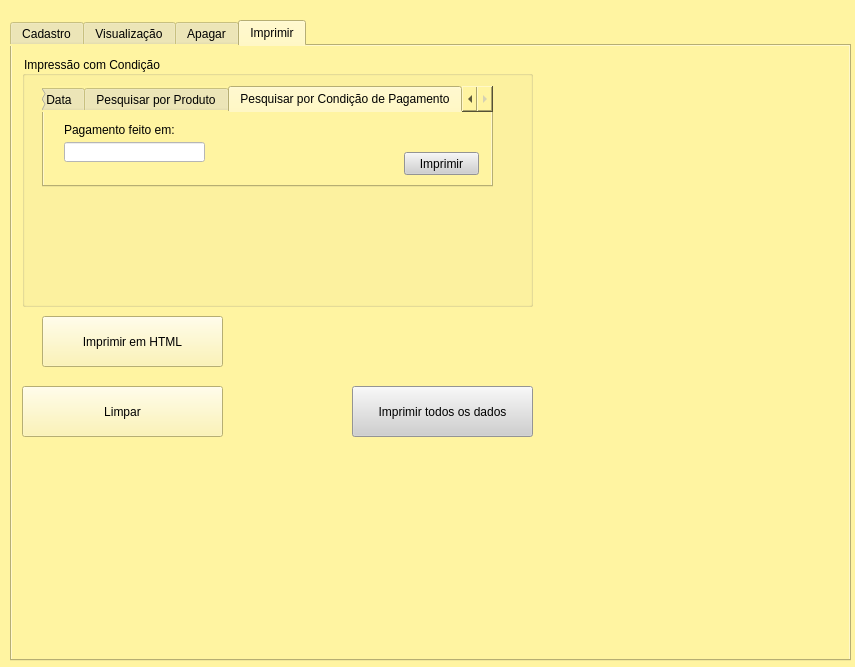
<?xml version="1.0" encoding="UTF-8"?>
<ui version="4.0">
 <class>Dialog</class>
 <widget class="QDialog" name="Dialog">
  <property name="geometry">
   <rect>
    <x>0</x>
    <y>0</y>
    <width>855</width>
    <height>667</height>
   </rect>
  </property>
  <property name="windowTitle">
   <string>Dialog</string>
  </property>
  <property name="styleSheet">
   <string notr="true">background-color: rgb(255, 244, 161);</string>
  </property>
  <widget class="QTabWidget" name="BancodeDados">
   <property name="geometry">
    <rect>
     <x>10</x>
     <y>20</y>
     <width>841</width>
     <height>641</height>
    </rect>
   </property>
   <property name="toolTip">
    <string>&lt;html&gt;&lt;head/&gt;&lt;body&gt;&lt;p&gt;Banco de Dados&lt;/p&gt;&lt;p&gt;&lt;br/&gt;&lt;/p&gt;&lt;/body&gt;&lt;/html&gt;</string>
   </property>
   <property name="styleSheet">
    <string notr="true">background-color: rgb(255, 244, 161);</string>
   </property>
   <property name="currentIndex">
    <number>3</number>
   </property>
   <widget class="QWidget" name="tab_2">
    <attribute name="title">
     <string>Cadastro</string>
    </attribute>
    <widget class="QLabel" name="label_5">
     <property name="geometry">
      <rect>
       <x>20</x>
       <y>50</y>
       <width>47</width>
       <height>13</height>
      </rect>
     </property>
     <property name="text">
      <string>Nome:</string>
     </property>
    </widget>
    <widget class="QLabel" name="label_6">
     <property name="geometry">
      <rect>
       <x>20</x>
       <y>110</y>
       <width>71</width>
       <height>16</height>
      </rect>
     </property>
     <property name="text">
      <string>Razão Social:</string>
     </property>
    </widget>
    <widget class="QLabel" name="label_7">
     <property name="geometry">
      <rect>
       <x>20</x>
       <y>190</y>
       <width>47</width>
       <height>13</height>
      </rect>
     </property>
     <property name="text">
      <string>Endereço:</string>
     </property>
    </widget>
    <widget class="QLabel" name="label_8">
     <property name="geometry">
      <rect>
       <x>480</x>
       <y>190</y>
       <width>47</width>
       <height>13</height>
      </rect>
     </property>
     <property name="text">
      <string>CEP:</string>
     </property>
    </widget>
    <widget class="QLabel" name="label_11">
     <property name="geometry">
      <rect>
       <x>358</x>
       <y>50</y>
       <width>47</width>
       <height>13</height>
      </rect>
     </property>
     <property name="text">
      <string>Email:</string>
     </property>
    </widget>
    <widget class="QLineEdit" name="nome">
     <property name="geometry">
      <rect>
       <x>100</x>
       <y>50</y>
       <width>191</width>
       <height>20</height>
      </rect>
     </property>
     <property name="styleSheet">
      <string notr="true">background-color: rgb(255, 255, 255);</string>
     </property>
    </widget>
    <widget class="QLineEdit" name="razao">
     <property name="geometry">
      <rect>
       <x>100</x>
       <y>110</y>
       <width>401</width>
       <height>20</height>
      </rect>
     </property>
     <property name="styleSheet">
      <string notr="true">background-color: rgb(255, 255, 255);</string>
     </property>
    </widget>
    <widget class="QLineEdit" name="endereco">
     <property name="geometry">
      <rect>
       <x>100</x>
       <y>190</y>
       <width>241</width>
       <height>20</height>
      </rect>
     </property>
     <property name="styleSheet">
      <string notr="true">background-color: rgb(255, 255, 255);</string>
     </property>
    </widget>
    <widget class="QLineEdit" name="cep">
     <property name="geometry">
      <rect>
       <x>520</x>
       <y>190</y>
       <width>111</width>
       <height>20</height>
      </rect>
     </property>
     <property name="styleSheet">
      <string notr="true">background-color: rgb(255, 255, 255);</string>
     </property>
    </widget>
    <widget class="QLineEdit" name="email">
     <property name="geometry">
      <rect>
       <x>410</x>
       <y>50</y>
       <width>221</width>
       <height>20</height>
      </rect>
     </property>
     <property name="styleSheet">
      <string notr="true">background-color: rgb(255, 255, 255);</string>
     </property>
    </widget>
    <widget class="QTabWidget" name="t">
     <property name="geometry">
      <rect>
       <x>20</x>
       <y>250</y>
       <width>181</width>
       <height>61</height>
      </rect>
     </property>
     <property name="currentIndex">
      <number>1</number>
     </property>
     <widget class="QWidget" name="tab_9">
      <attribute name="title">
       <string>Telefone</string>
      </attribute>
      <widget class="QLineEdit" name="telefone">
       <property name="geometry">
        <rect>
         <x>20</x>
         <y>10</y>
         <width>141</width>
         <height>20</height>
        </rect>
       </property>
       <property name="styleSheet">
        <string notr="true">background-color: rgb(255, 255, 255);</string>
       </property>
      </widget>
     </widget>
     <widget class="QWidget" name="tab_12">
      <attribute name="title">
       <string>Celular</string>
      </attribute>
      <widget class="QLineEdit" name="celular">
       <property name="geometry">
        <rect>
         <x>20</x>
         <y>10</y>
         <width>141</width>
         <height>20</height>
        </rect>
       </property>
       <property name="styleSheet">
        <string notr="true">background-color: rgb(255, 255, 255);</string>
       </property>
      </widget>
     </widget>
    </widget>
    <widget class="QGroupBox" name="groupBox_4">
     <property name="geometry">
      <rect>
       <x>10</x>
       <y>340</y>
       <width>811</width>
       <height>271</height>
      </rect>
     </property>
     <property name="title">
      <string>Cadastro Produto</string>
     </property>
     <widget class="QDateTimeEdit" name="datafechamento">
      <property name="geometry">
       <rect>
        <x>680</x>
        <y>30</y>
        <width>121</width>
        <height>22</height>
       </rect>
      </property>
      <property name="styleSheet">
       <string notr="true">background-color: rgb(255, 255, 255);</string>
      </property>
     </widget>
     <widget class="QLineEdit" name="produto">
      <property name="geometry">
       <rect>
        <x>170</x>
        <y>30</y>
        <width>141</width>
        <height>20</height>
       </rect>
      </property>
      <property name="styleSheet">
       <string notr="true">background-color: rgb(255, 255, 255);</string>
      </property>
     </widget>
     <widget class="QPushButton" name="btnEnviar">
      <property name="geometry">
       <rect>
        <x>650</x>
        <y>200</y>
        <width>151</width>
        <height>51</height>
       </rect>
      </property>
      <property name="styleSheet">
       <string notr="true">background-color: rgb(239, 239, 239);</string>
      </property>
      <property name="text">
       <string>Enviar</string>
      </property>
     </widget>
     <widget class="QLabel" name="label_13">
      <property name="geometry">
       <rect>
        <x>90</x>
        <y>160</y>
        <width>71</width>
        <height>16</height>
       </rect>
      </property>
      <property name="text">
       <string>Descrição:</string>
      </property>
     </widget>
     <widget class="QGroupBox" name="groupBox_3">
      <property name="geometry">
       <rect>
        <x>570</x>
        <y>70</y>
        <width>231</width>
        <height>91</height>
       </rect>
      </property>
      <property name="title">
       <string>Condição Pagamento:</string>
      </property>
      <widget class="QRadioButton" name="rbCartao">
       <property name="geometry">
        <rect>
         <x>10</x>
         <y>20</y>
         <width>82</width>
         <height>17</height>
        </rect>
       </property>
       <property name="text">
        <string>Cartão</string>
       </property>
      </widget>
      <widget class="QRadioButton" name="rbDinheiro">
       <property name="geometry">
        <rect>
         <x>110</x>
         <y>20</y>
         <width>82</width>
         <height>17</height>
        </rect>
       </property>
       <property name="text">
        <string>Dinheiro</string>
       </property>
      </widget>
      <widget class="QRadioButton" name="rbTransferencia">
       <property name="geometry">
        <rect>
         <x>10</x>
         <y>40</y>
         <width>91</width>
         <height>17</height>
        </rect>
       </property>
       <property name="text">
        <string>Transferência</string>
       </property>
      </widget>
      <widget class="QRadioButton" name="rbCheque">
       <property name="geometry">
        <rect>
         <x>110</x>
         <y>40</y>
         <width>82</width>
         <height>17</height>
        </rect>
       </property>
       <property name="text">
        <string>Cheque</string>
       </property>
      </widget>
      <widget class="QRadioButton" name="rbna">
       <property name="geometry">
        <rect>
         <x>10</x>
         <y>60</y>
         <width>82</width>
         <height>17</height>
        </rect>
       </property>
       <property name="text">
        <string>N/A</string>
       </property>
      </widget>
     </widget>
     <widget class="QLabel" name="label_15">
      <property name="geometry">
       <rect>
        <x>90</x>
        <y>110</y>
        <width>47</width>
        <height>13</height>
       </rect>
      </property>
      <property name="text">
       <string>Valor:</string>
      </property>
     </widget>
     <widget class="QLineEdit" name="valor">
      <property name="geometry">
       <rect>
        <x>170</x>
        <y>110</y>
        <width>141</width>
        <height>20</height>
       </rect>
      </property>
      <property name="styleSheet">
       <string notr="true">background-color: rgb(255, 255, 255);</string>
      </property>
     </widget>
     <widget class="QTextEdit" name="descricao">
      <property name="geometry">
       <rect>
        <x>170</x>
        <y>150</y>
        <width>381</width>
        <height>101</height>
       </rect>
      </property>
      <property name="styleSheet">
       <string notr="true">background-color: rgb(255, 255, 255);</string>
      </property>
     </widget>
     <widget class="QLabel" name="label_14">
      <property name="geometry">
       <rect>
        <x>90</x>
        <y>70</y>
        <width>91</width>
        <height>16</height>
       </rect>
      </property>
      <property name="text">
       <string>Quantidade:</string>
      </property>
     </widget>
     <widget class="QLabel" name="label_17">
      <property name="geometry">
       <rect>
        <x>570</x>
        <y>30</y>
        <width>101</width>
        <height>16</height>
       </rect>
      </property>
      <property name="text">
       <string>Data Fechamento:</string>
      </property>
     </widget>
     <widget class="QLabel" name="label_12">
      <property name="geometry">
       <rect>
        <x>90</x>
        <y>30</y>
        <width>47</width>
        <height>13</height>
       </rect>
      </property>
      <property name="text">
       <string>Produto:</string>
      </property>
     </widget>
     <widget class="QLineEdit" name="quantidade">
      <property name="geometry">
       <rect>
        <x>170</x>
        <y>70</y>
        <width>141</width>
        <height>20</height>
       </rect>
      </property>
      <property name="styleSheet">
       <string notr="true">background-color: rgb(255, 255, 255);</string>
      </property>
     </widget>
    </widget>
   </widget>
   <widget class="QWidget" name="tab_3">
    <attribute name="title">
     <string>Visualização</string>
    </attribute>
    <widget class="QTableWidget" name="tableWidget">
     <property name="geometry">
      <rect>
       <x>10</x>
       <y>10</y>
       <width>821</width>
       <height>341</height>
      </rect>
     </property>
     <column>
      <property name="text">
       <string>Nome</string>
      </property>
     </column>
     <column>
      <property name="text">
       <string>Razão</string>
      </property>
     </column>
     <column>
      <property name="text">
       <string>Endereço</string>
      </property>
     </column>
     <column>
      <property name="text">
       <string>CEP</string>
      </property>
     </column>
     <column>
      <property name="text">
       <string>Telefone</string>
      </property>
     </column>
     <column>
      <property name="text">
       <string>Celular</string>
      </property>
     </column>
     <column>
      <property name="text">
       <string>E-mail</string>
      </property>
     </column>
     <column>
      <property name="text">
       <string>Produto</string>
      </property>
     </column>
     <column>
      <property name="text">
       <string>Descrição do Produto</string>
      </property>
     </column>
     <column>
      <property name="text">
       <string>Quantidade</string>
      </property>
     </column>
     <column>
      <property name="text">
       <string>Valor</string>
      </property>
     </column>
     <column>
      <property name="text">
       <string>Condição de Pagamento</string>
      </property>
     </column>
     <column>
      <property name="text">
       <string>Data fechamento</string>
      </property>
     </column>
    </widget>
    <widget class="QPushButton" name="btnConsultar">
     <property name="geometry">
      <rect>
       <x>740</x>
       <y>360</y>
       <width>91</width>
       <height>23</height>
      </rect>
     </property>
     <property name="styleSheet">
      <string notr="true">background-color: rgb(218, 218, 218);</string>
     </property>
     <property name="text">
      <string>Consultar Todos</string>
     </property>
    </widget>
    <widget class="QTableWidget" name="tableWidget_2">
     <property name="geometry">
      <rect>
       <x>10</x>
       <y>390</y>
       <width>401</width>
       <height>201</height>
      </rect>
     </property>
     <column>
      <property name="text">
       <string>Nome</string>
      </property>
     </column>
     <column>
      <property name="text">
       <string>Razão</string>
      </property>
     </column>
     <column>
      <property name="text">
       <string>Endereço</string>
      </property>
     </column>
     <column>
      <property name="text">
       <string>CEP</string>
      </property>
     </column>
     <column>
      <property name="text">
       <string>Telefone</string>
      </property>
     </column>
     <column>
      <property name="text">
       <string>Celular</string>
      </property>
     </column>
     <column>
      <property name="text">
       <string>E-mail</string>
      </property>
     </column>
     <column>
      <property name="text">
       <string>Produto</string>
      </property>
     </column>
     <column>
      <property name="text">
       <string>Descrição do Produto</string>
      </property>
     </column>
     <column>
      <property name="text">
       <string>Quantidade</string>
      </property>
     </column>
     <column>
      <property name="text">
       <string>Valor</string>
      </property>
     </column>
     <column>
      <property name="text">
       <string>Condição de Pagamento</string>
      </property>
     </column>
     <column>
      <property name="text">
       <string>Data fechamento</string>
      </property>
     </column>
    </widget>
    <widget class="QGroupBox" name="groupBox_5">
     <property name="geometry">
      <rect>
       <x>440</x>
       <y>390</y>
       <width>391</width>
       <height>201</height>
      </rect>
     </property>
     <property name="title">
      <string>Condição</string>
     </property>
     <widget class="QLabel" name="label_4">
      <property name="geometry">
       <rect>
        <x>50</x>
        <y>90</y>
        <width>61</width>
        <height>16</height>
       </rect>
      </property>
      <property name="text">
       <string>A partir de:</string>
      </property>
     </widget>
     <widget class="QLabel" name="label">
      <property name="geometry">
       <rect>
        <x>47</x>
        <y>30</y>
        <width>47</width>
        <height>13</height>
       </rect>
      </property>
      <property name="text">
       <string>Nome:</string>
      </property>
     </widget>
     <widget class="QLabel" name="label_2">
      <property name="geometry">
       <rect>
        <x>50</x>
        <y>60</y>
        <width>47</width>
        <height>13</height>
       </rect>
      </property>
      <property name="text">
       <string>Produto:</string>
      </property>
     </widget>
     <widget class="QLineEdit" name="txtNome">
      <property name="geometry">
       <rect>
        <x>130</x>
        <y>30</y>
        <width>211</width>
        <height>20</height>
       </rect>
      </property>
      <property name="styleSheet">
       <string notr="true">background-color: rgb(255, 255, 255);</string>
      </property>
     </widget>
     <widget class="QDateTimeEdit" name="dtDate">
      <property name="geometry">
       <rect>
        <x>130</x>
        <y>90</y>
        <width>111</width>
        <height>22</height>
       </rect>
      </property>
      <property name="styleSheet">
       <string notr="true">background-color: rgb(255, 255, 255);</string>
      </property>
     </widget>
     <widget class="QLineEdit" name="txtProduto">
      <property name="geometry">
       <rect>
        <x>130</x>
        <y>60</y>
        <width>211</width>
        <height>20</height>
       </rect>
      </property>
      <property name="styleSheet">
       <string notr="true">background-color: rgb(255, 255, 255);</string>
      </property>
     </widget>
     <widget class="QPushButton" name="btnConsultarCondicao">
      <property name="geometry">
       <rect>
        <x>260</x>
        <y>170</y>
        <width>121</width>
        <height>23</height>
       </rect>
      </property>
      <property name="styleSheet">
       <string notr="true">background-color: rgb(218, 218, 218);</string>
      </property>
      <property name="text">
       <string>Consultar com condição</string>
      </property>
     </widget>
     <widget class="QRadioButton" name="rbData">
      <property name="geometry">
       <rect>
        <x>260</x>
        <y>90</y>
        <width>82</width>
        <height>17</height>
       </rect>
      </property>
      <property name="text">
       <string>Ativar</string>
      </property>
     </widget>
    </widget>
   </widget>
   <widget class="QWidget" name="tab">
    <attribute name="title">
     <string>Apagar</string>
    </attribute>
    <widget class="QPushButton" name="btnApagar">
     <property name="geometry">
      <rect>
       <x>630</x>
       <y>540</y>
       <width>191</width>
       <height>71</height>
      </rect>
     </property>
     <property name="styleSheet">
      <string notr="true">background-color: rgb(239, 239, 239);</string>
     </property>
     <property name="text">
      <string>Apagar</string>
     </property>
    </widget>
    <widget class="QGroupBox" name="groupBox">
     <property name="geometry">
      <rect>
       <x>10</x>
       <y>20</y>
       <width>501</width>
       <height>241</height>
      </rect>
     </property>
     <property name="title">
      <string>Exclusão</string>
     </property>
     <widget class="QLabel" name="label_22">
      <property name="geometry">
       <rect>
        <x>20</x>
        <y>70</y>
        <width>47</width>
        <height>13</height>
       </rect>
      </property>
      <property name="font">
       <font>
        <weight>50</weight>
        <bold>false</bold>
       </font>
      </property>
      <property name="styleSheet">
       <string notr="true">color: rgb(0, 193, 0);</string>
      </property>
      <property name="text">
       <string>Produto:</string>
      </property>
     </widget>
     <widget class="QLineEdit" name="nomeApagar">
      <property name="geometry">
       <rect>
        <x>110</x>
        <y>40</y>
        <width>231</width>
        <height>20</height>
       </rect>
      </property>
      <property name="styleSheet">
       <string notr="true">background-color: rgb(255, 255, 255);</string>
      </property>
     </widget>
     <widget class="QLineEdit" name="produtoApagar">
      <property name="geometry">
       <rect>
        <x>110</x>
        <y>70</y>
        <width>231</width>
        <height>20</height>
       </rect>
      </property>
      <property name="styleSheet">
       <string notr="true">background-color: rgb(255, 255, 255);</string>
      </property>
     </widget>
     <widget class="QLabel" name="label_18">
      <property name="geometry">
       <rect>
        <x>20</x>
        <y>40</y>
        <width>81</width>
        <height>16</height>
       </rect>
      </property>
      <property name="font">
       <font>
        <weight>50</weight>
        <bold>false</bold>
       </font>
      </property>
      <property name="styleSheet">
       <string notr="true">color: rgb(255, 0, 0);</string>
      </property>
      <property name="text">
       <string>Nome:</string>
      </property>
     </widget>
    </widget>
   </widget>
   <widget class="QWidget" name="tab_4">
    <attribute name="title">
     <string>Imprimir</string>
    </attribute>
    <widget class="QPushButton" name="btnImprimir">
     <property name="geometry">
      <rect>
       <x>340</x>
       <y>340</y>
       <width>181</width>
       <height>51</height>
      </rect>
     </property>
     <property name="styleSheet">
      <string notr="true">background-color: rgb(207, 207, 207);</string>
     </property>
     <property name="text">
      <string>Imprimir todos os dados</string>
     </property>
    </widget>
    <widget class="QGroupBox" name="groupBox_2">
     <property name="geometry">
      <rect>
       <x>10</x>
       <y>10</y>
       <width>511</width>
       <height>251</height>
      </rect>
     </property>
     <property name="title">
      <string>Impressão com Condição</string>
     </property>
     <widget class="QTabWidget" name="tabWidget">
      <property name="geometry">
       <rect>
        <x>20</x>
        <y>30</y>
        <width>451</width>
        <height>101</height>
       </rect>
      </property>
      <property name="currentIndex">
       <number>4</number>
      </property>
      <widget class="QWidget" name="tab_5">
       <attribute name="title">
        <string>Pesquisar por Nome</string>
       </attribute>
       <widget class="QLabel" name="label_23">
        <property name="geometry">
         <rect>
          <x>20</x>
          <y>10</y>
          <width>47</width>
          <height>13</height>
         </rect>
        </property>
        <property name="text">
         <string>Nome:</string>
        </property>
       </widget>
       <widget class="QLineEdit" name="nomeImprimir">
        <property name="geometry">
         <rect>
          <x>20</x>
          <y>30</y>
          <width>221</width>
          <height>20</height>
         </rect>
        </property>
        <property name="styleSheet">
         <string notr="true">background-color: rgb(255, 255, 255);</string>
        </property>
       </widget>
       <widget class="QPushButton" name="btnImprimeNome">
        <property name="geometry">
         <rect>
          <x>360</x>
          <y>40</y>
          <width>71</width>
          <height>21</height>
         </rect>
        </property>
        <property name="styleSheet">
         <string notr="true">background-color: rgb(207, 207, 207);</string>
        </property>
        <property name="text">
         <string>Imprimir</string>
        </property>
       </widget>
      </widget>
      <widget class="QWidget" name="tab_6">
       <attribute name="title">
        <string>Pesquisar por Data</string>
       </attribute>
       <widget class="QLabel" name="label_24">
        <property name="geometry">
         <rect>
          <x>20</x>
          <y>10</y>
          <width>111</width>
          <height>16</height>
         </rect>
        </property>
        <property name="text">
         <string>De:</string>
        </property>
       </widget>
       <widget class="QDateTimeEdit" name="datade">
        <property name="geometry">
         <rect>
          <x>20</x>
          <y>40</y>
          <width>121</width>
          <height>22</height>
         </rect>
        </property>
        <property name="styleSheet">
         <string notr="true">background-color: rgb(255, 255, 255);</string>
        </property>
       </widget>
       <widget class="QLabel" name="label_25">
        <property name="geometry">
         <rect>
          <x>170</x>
          <y>10</y>
          <width>111</width>
          <height>16</height>
         </rect>
        </property>
        <property name="text">
         <string>Até:</string>
        </property>
       </widget>
       <widget class="QDateTimeEdit" name="datate">
        <property name="geometry">
         <rect>
          <x>170</x>
          <y>40</y>
          <width>121</width>
          <height>22</height>
         </rect>
        </property>
        <property name="styleSheet">
         <string notr="true">background-color: rgb(255, 255, 255);</string>
        </property>
       </widget>
       <widget class="QPushButton" name="btnImprimeData">
        <property name="geometry">
         <rect>
          <x>360</x>
          <y>40</y>
          <width>71</width>
          <height>21</height>
         </rect>
        </property>
        <property name="styleSheet">
         <string notr="true">background-color: rgb(207, 207, 207);</string>
        </property>
        <property name="text">
         <string>Imprimir</string>
        </property>
       </widget>
      </widget>
      <widget class="QWidget" name="tab_11">
       <attribute name="title">
        <string>Pesquisar Nome e Data</string>
       </attribute>
       <widget class="QLineEdit" name="nomeImprimir_2">
        <property name="geometry">
         <rect>
          <x>50</x>
          <y>10</y>
          <width>281</width>
          <height>20</height>
         </rect>
        </property>
        <property name="styleSheet">
         <string notr="true">background-color: rgb(255, 255, 255);</string>
        </property>
       </widget>
       <widget class="QLabel" name="label_32">
        <property name="geometry">
         <rect>
          <x>10</x>
          <y>10</y>
          <width>31</width>
          <height>16</height>
         </rect>
        </property>
        <property name="text">
         <string>Nome:</string>
        </property>
       </widget>
       <widget class="QLabel" name="label_33">
        <property name="geometry">
         <rect>
          <x>180</x>
          <y>40</y>
          <width>21</width>
          <height>16</height>
         </rect>
        </property>
        <property name="text">
         <string>Até:</string>
        </property>
       </widget>
       <widget class="QDateTimeEdit" name="datade_2">
        <property name="geometry">
         <rect>
          <x>50</x>
          <y>40</y>
          <width>121</width>
          <height>22</height>
         </rect>
        </property>
        <property name="styleSheet">
         <string notr="true">background-color: rgb(255, 255, 255);</string>
        </property>
       </widget>
       <widget class="QDateTimeEdit" name="datate_2">
        <property name="geometry">
         <rect>
          <x>210</x>
          <y>40</y>
          <width>121</width>
          <height>22</height>
         </rect>
        </property>
        <property name="styleSheet">
         <string notr="true">background-color: rgb(255, 255, 255);</string>
        </property>
       </widget>
       <widget class="QLabel" name="label_34">
        <property name="geometry">
         <rect>
          <x>10</x>
          <y>40</y>
          <width>21</width>
          <height>16</height>
         </rect>
        </property>
        <property name="text">
         <string>De:</string>
        </property>
       </widget>
       <widget class="QPushButton" name="btnImprimeNomeData">
        <property name="geometry">
         <rect>
          <x>360</x>
          <y>40</y>
          <width>75</width>
          <height>23</height>
         </rect>
        </property>
        <property name="styleSheet">
         <string notr="true">background-color: rgb(207, 207, 207);</string>
        </property>
        <property name="text">
         <string>Imprimir</string>
        </property>
       </widget>
      </widget>
      <widget class="QWidget" name="tab_7">
       <attribute name="title">
        <string>Pesquisar por Produto</string>
       </attribute>
       <widget class="QLineEdit" name="produtoImprimir">
        <property name="geometry">
         <rect>
          <x>20</x>
          <y>30</y>
          <width>211</width>
          <height>20</height>
         </rect>
        </property>
        <property name="styleSheet">
         <string notr="true">background-color: rgb(255, 255, 255);</string>
        </property>
       </widget>
       <widget class="QLabel" name="label_26">
        <property name="geometry">
         <rect>
          <x>20</x>
          <y>10</y>
          <width>81</width>
          <height>16</height>
         </rect>
        </property>
        <property name="text">
         <string>Apenas produto:</string>
        </property>
       </widget>
       <widget class="QPushButton" name="btnImprimeProduto">
        <property name="geometry">
         <rect>
          <x>360</x>
          <y>40</y>
          <width>75</width>
          <height>23</height>
         </rect>
        </property>
        <property name="styleSheet">
         <string notr="true">background-color: rgb(207, 207, 207);</string>
        </property>
        <property name="text">
         <string>Imprimir</string>
        </property>
       </widget>
      </widget>
      <widget class="QWidget" name="tab_10">
       <attribute name="title">
        <string>Pesquisar por Condição de Pagamento</string>
       </attribute>
       <widget class="QLabel" name="label_28">
        <property name="geometry">
         <rect>
          <x>20</x>
          <y>10</y>
          <width>111</width>
          <height>16</height>
         </rect>
        </property>
        <property name="text">
         <string>Pagamento feito em:</string>
        </property>
       </widget>
       <widget class="QLineEdit" name="pagamentoImprimir">
        <property name="geometry">
         <rect>
          <x>20</x>
          <y>30</y>
          <width>141</width>
          <height>20</height>
         </rect>
        </property>
        <property name="styleSheet">
         <string notr="true">background-color: rgb(255, 255, 255);</string>
        </property>
       </widget>
       <widget class="QPushButton" name="btnImprimeCondicao">
        <property name="geometry">
         <rect>
          <x>360</x>
          <y>40</y>
          <width>75</width>
          <height>23</height>
         </rect>
        </property>
        <property name="styleSheet">
         <string notr="true">background-color: rgb(207, 207, 207);</string>
        </property>
        <property name="text">
         <string>Imprimir</string>
        </property>
       </widget>
      </widget>
     </widget>
    </widget>
    <widget class="QPushButton" name="btnLimparDados">
     <property name="geometry">
      <rect>
       <x>10</x>
       <y>340</y>
       <width>201</width>
       <height>51</height>
      </rect>
     </property>
     <property name="text">
      <string>Limpar</string>
     </property>
    </widget>
    <widget class="QPushButton" name="btnImprimirHTML">
     <property name="geometry">
      <rect>
       <x>30</x>
       <y>270</y>
       <width>181</width>
       <height>51</height>
      </rect>
     </property>
     <property name="styleSheet">
      <string notr="true"/>
     </property>
     <property name="text">
      <string>Imprimir em HTML</string>
     </property>
    </widget>
   </widget>
  </widget>
 </widget>
 <tabstops>
  <tabstop>nome</tabstop>
  <tabstop>email</tabstop>
  <tabstop>razao</tabstop>
  <tabstop>endereco</tabstop>
  <tabstop>cep</tabstop>
  <tabstop>telefone</tabstop>
  <tabstop>celular</tabstop>
  <tabstop>produto</tabstop>
  <tabstop>datafechamento</tabstop>
  <tabstop>quantidade</tabstop>
  <tabstop>valor</tabstop>
  <tabstop>rbCartao</tabstop>
  <tabstop>rbDinheiro</tabstop>
  <tabstop>rbTransferencia</tabstop>
  <tabstop>rbCheque</tabstop>
  <tabstop>descricao</tabstop>
  <tabstop>btnEnviar</tabstop>
  <tabstop>nomeApagar</tabstop>
  <tabstop>produtoApagar</tabstop>
  <tabstop>btnApagar</tabstop>
  <tabstop>btnImprimeCondicao</tabstop>
  <tabstop>nomeImprimir_2</tabstop>
  <tabstop>datade_2</tabstop>
  <tabstop>datate_2</tabstop>
  <tabstop>btnImprimeNomeData</tabstop>
  <tabstop>btnImprimir</tabstop>
  <tabstop>tabWidget</tabstop>
  <tabstop>btnImprimeNome</tabstop>
  <tabstop>nomeImprimir</tabstop>
  <tabstop>datade</tabstop>
  <tabstop>datate</tabstop>
  <tabstop>btnImprimeData</tabstop>
  <tabstop>btnLimparDados</tabstop>
  <tabstop>tableWidget</tabstop>
  <tabstop>BancodeDados</tabstop>
  <tabstop>btnConsultar</tabstop>
  <tabstop>pagamentoImprimir</tabstop>
  <tabstop>t</tabstop>
  <tabstop>btnImprimeProduto</tabstop>
  <tabstop>produtoImprimir</tabstop>
 </tabstops>
 <resources/>
 <connections/>
</ui>
